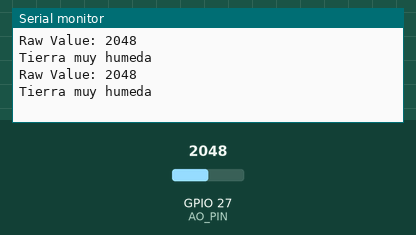
This sketch was run on a simulated ESP32. On the bench: the last lines printed to the serial monitor. The test bench sets the inputs (shaded band); at power-on: GPIO 27 (AO_PIN) = 2048.

Above: at 1.8 s.
1.9 s: GPIO 27 (AO_PIN) set to 3231
At 2.8 s:
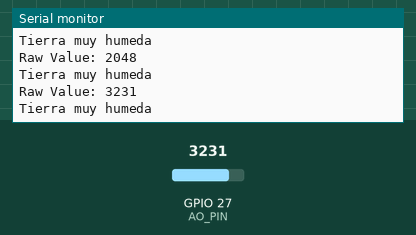
3.4 s: GPIO 27 (AO_PIN) set to 3326
At 4.6 s:
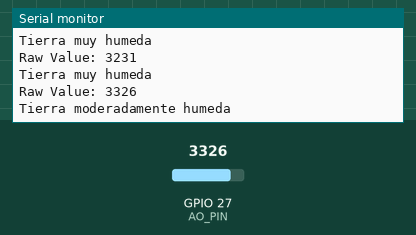
Timing chart, 0 to 6.4 s (numbered marks = the images above; inputs shaded):
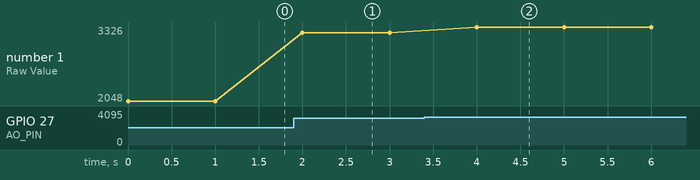

The sketch:

index.ino
```cpp
#define AO_PIN 27 // Pin donde conectaste el sensor

void setup() {
  Serial.begin(115200);
}

void loop() {
  int rawValue = analogRead(AO_PIN);  // Leer el valor analógico

  // Imprimir el valor en bruto para que puedas observar los cambios más fácilmente
  Serial.print("Raw Value: ");
  Serial.println(rawValue);

  // Determinar la condición de humedad (simple ejemplo)
  if (rawValue > 3400) {
    Serial.println("Tierra seca o ligeramente humeda");
  } else if (rawValue > 3300 && rawValue <= 3400) {
    Serial.println("Tierra moderadamente humeda");
  } else {
    Serial.println("Tierra muy humeda");
  }

  delay(1000); // Leer cada segundo
}
```

Measured:
- the behaviour switches between 3300 and 3301 on GPIO 27 (AO_PIN) (found by bisection; images 1 and 2)
- after the input at 1.9 s, the serial monitor: prints a new line after 0.10 s (image 1)
- after the input at 3.4 s, the serial monitor: prints a new line after 0.60 s (image 2)
- plotted number 1: 2048 → 3231 after the input at 1.9 s, 3231 → 3326 after the input at 3.4 s
